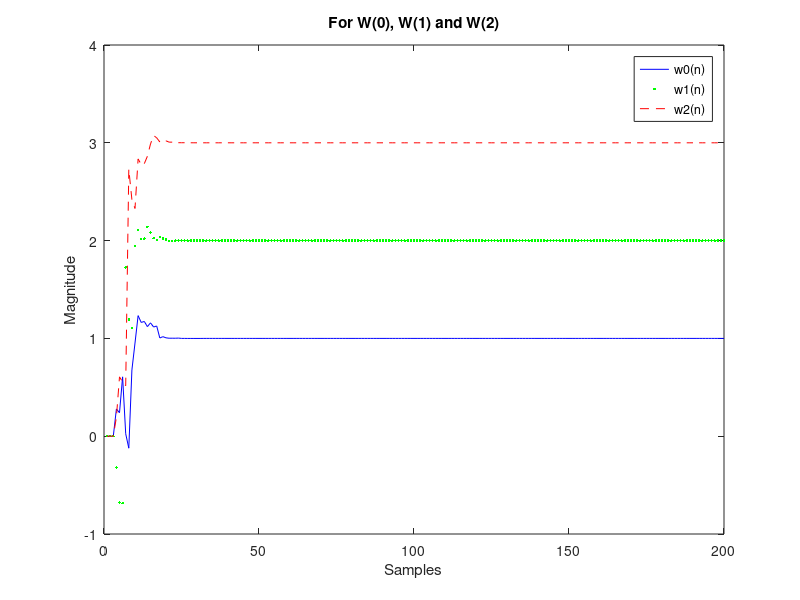

MATLAB code to generate this figure:
clc;
clear;
close all;
c=[1,2,3]; %c0,c1 and c2 declaration
N=200; %for n=200
x_n=randn(1,N);
d_n=conv(x_n,c);
d_n=d_n(1:N);
mu=0.02;
w = zeros(3,3);
% Implementation
for i=3:N
    y(i)=w(1,i)*x_n(i)+w(2,i)*x_n(i-1)+w(3,i)*x_n(i-2);
    e(i)=d_n(i)-y(i);
    mu=1/(2*(x_n(i)^2+x_n(i-1)^2+x_n(i-2)^2)); %1/(2*(sigma^2))
    w(1,i+1)=w(1,i)+2*mu*e(i)*x_n(i);
    w(2,i+1)=w(2,i)+2*mu*e(i)*x_n(i-1);
    w(3,i+1)=w(3,i)+2*mu*e(i)*x_n(i-2);
end
 
% Plot of w0(n),w1(n) and w2(n)
j=1:N;
figure;
plot(j,w(1,j),'b',j,w(2,j),'g.',j,w(3,j),'r--');
legend('w0(n)','w1(n)','w2(n)');
xlabel('Samples');
ylabel('Magnitude');
title('For W(0), W(1) and W(2)')
 

w_n=[w(1,i+1),w(2,i+1),w(3,i+1)]
